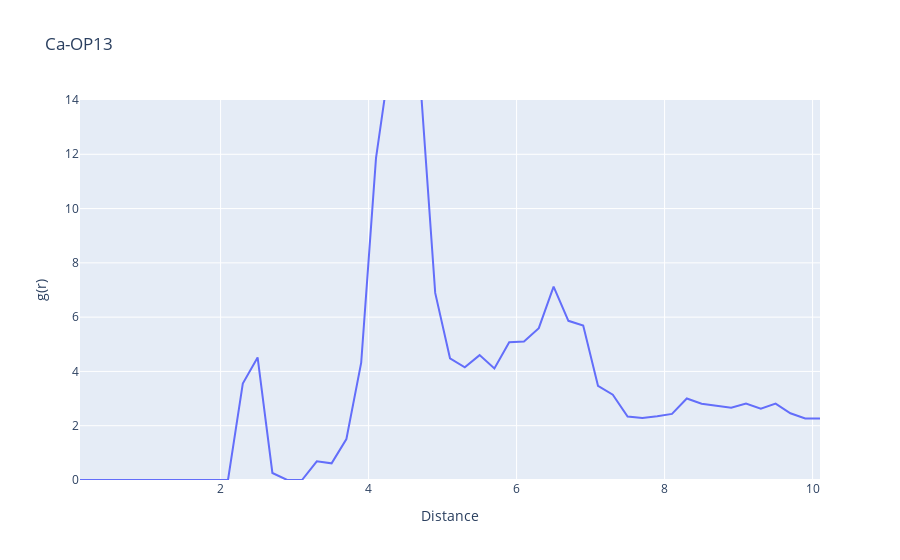

Source (notebook cell):
### Markdown cell above
## TOCL2

### Code cell
data = pd.read_table(data_dir_Ca + "RDF_CA_OP13_Unprot_TOCL2.dat", names=["Distance","g(r)"], sep = " ", index_col=False)
fig = px.line(data, x = "Distance", y= "g(r)", title = "Ca-OP13")
fig.update_layout(yaxis_range=[0,14])
fig.show()

### Figure 1 — Plotly figure (JSON) as saved in the notebook; plotly's stock layout.template omitted (floating-point values rounded to 4 significant figures)
{"data": [{"hovertemplate": "Distance=%{x}<br>g(r)=%{y}<extra></extra>", "legendgroup": "", "line": {"color": "#636efa", "dash": "solid"}, "marker": {"symbol": "circle"}, "mode": "lines", "name": "", "orientation": "v", "showlegend": false, "type": "scatter", "x": [0.1, 0.3, 0.5, 0.7, 0.9, 1.1, 1.3, 1.5, 1.7, 1.9, 2.1, 2.3, 2.5, 2.7, 2.9, 3.1, 3.3, 3.5, 3.7, 3.9, 4.1, 4.3, 4.5, 4.7, 4.9, 5.1, 5.3, 5.5, 5.7, 5.9, 6.1, 6.3, 6.5, 6.7, 6.9, 7.1, 7.3, 7.5, 7.7, 7.9, 8.1, 8.3, 8.5, 8.7, 8.9, 9.1, 9.3, 9.5, 9.7, 9.9, 10.1], "xaxis": "x", "y": [0, 0, 0, 0, 0, 0, 0, 0, 0, 0, 0, 3.555, 4.514, 0.2578, 0, 0, 0.6905, 0.6138, 1.51, 4.326, 11.86, 15.66, 16.34, 14.64, 6.894, 4.484, 4.15, 4.6, 4.11, 5.079, 5.104, 5.593, 7.122, 5.865, 5.688, 3.469, 3.141, 2.34, 2.284, 2.351, 2.436, 3.003, 2.811, 2.733, 2.66, 2.816, 2.631, 2.813, 2.459, 2.264, 2.268], "yaxis": "y"}], "layout": {"legend": {"tracegroupgap": 0}, "title": {"text": "Ca-OP13"}, "xaxis": {"anchor": "y", "domain": [0, 1], "title": {"text": "Distance"}}, "yaxis": {"anchor": "x", "domain": [0, 1], "range": [0, 14], "title": {"text": "g(r)"}}}}
